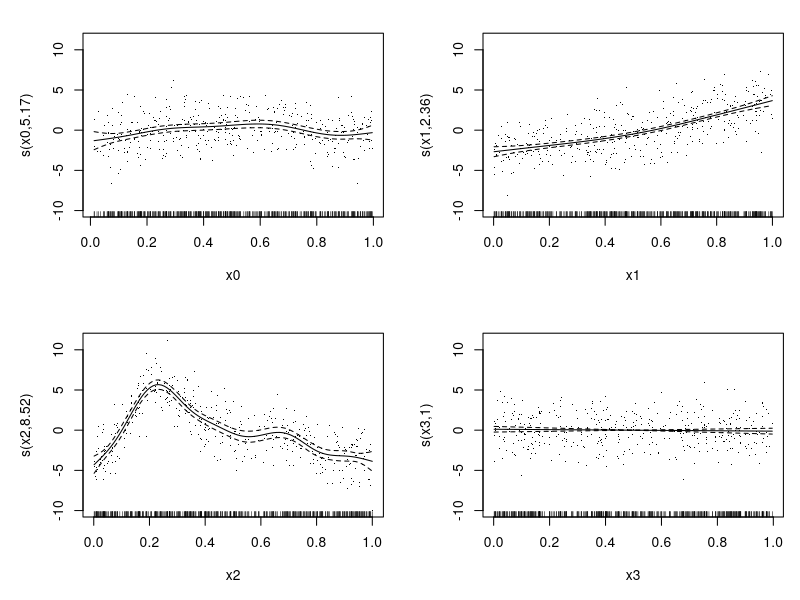
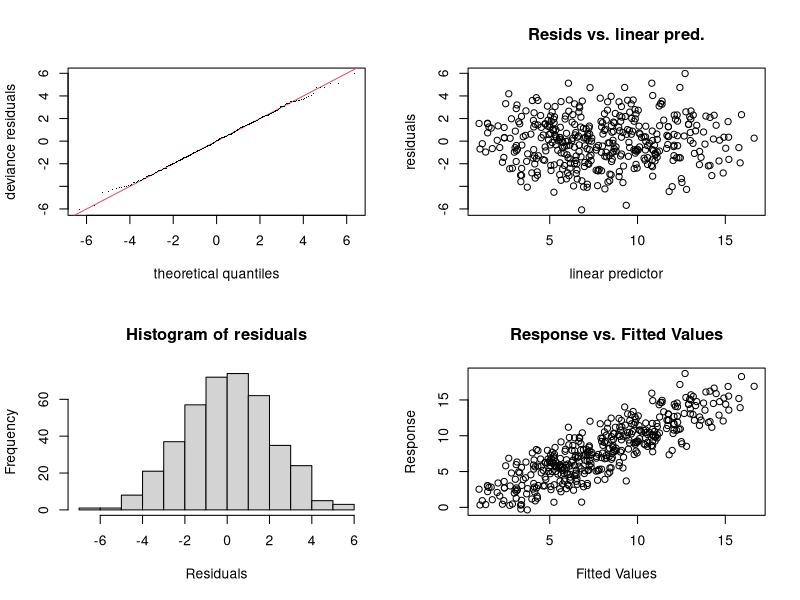
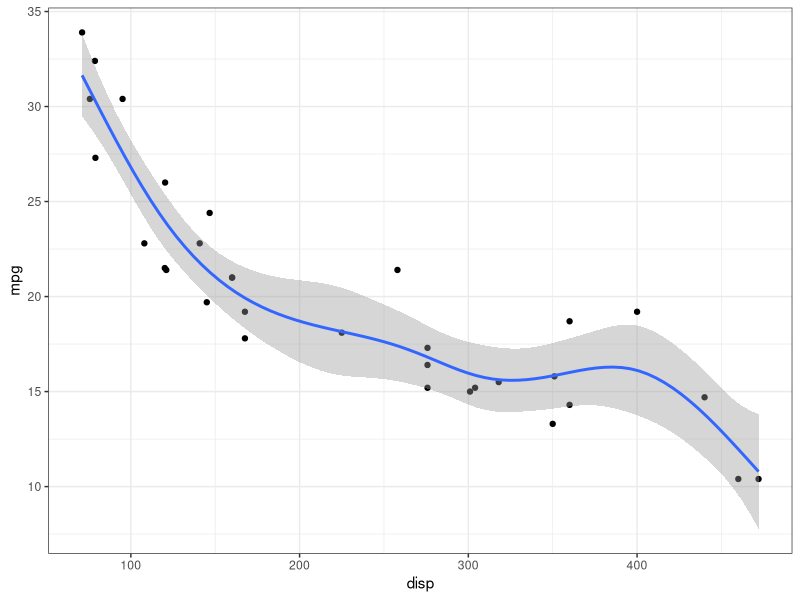
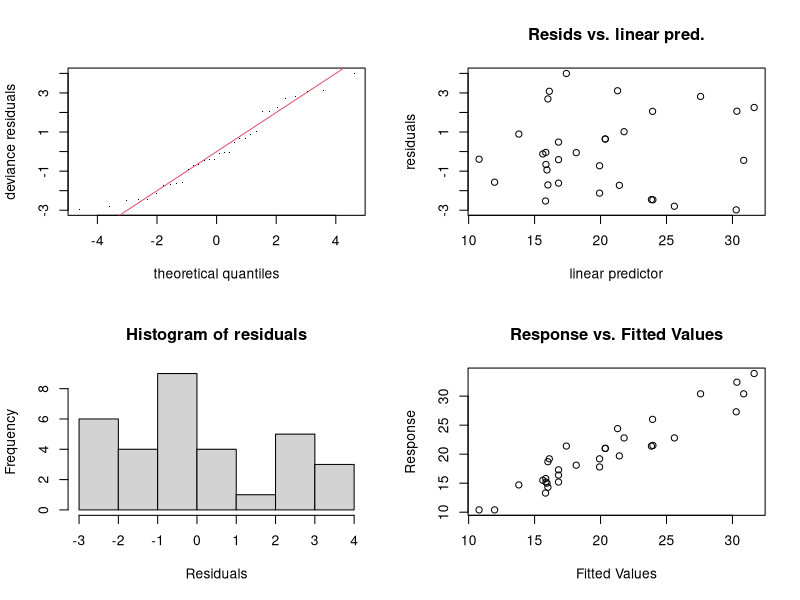
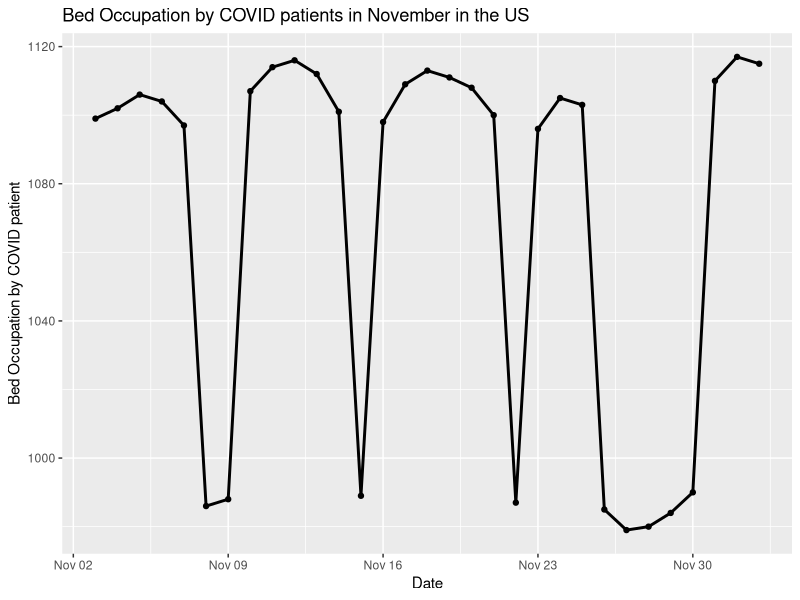
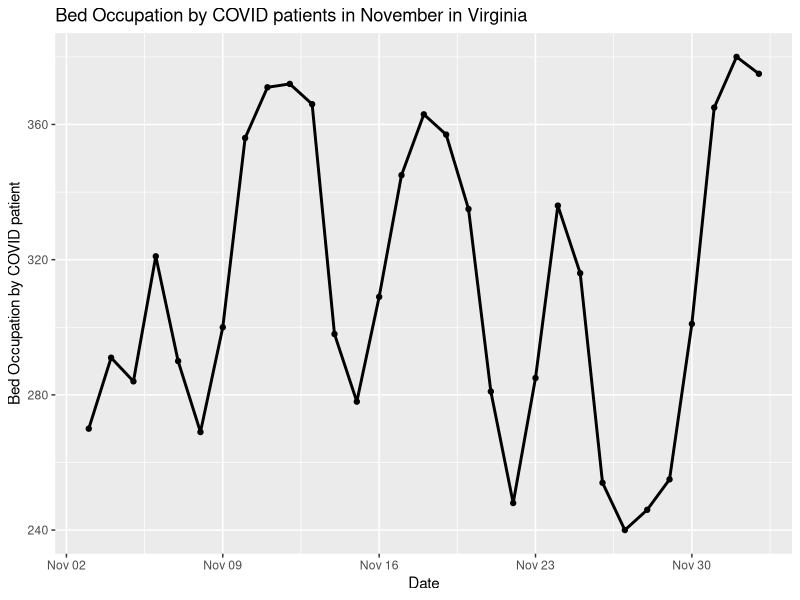
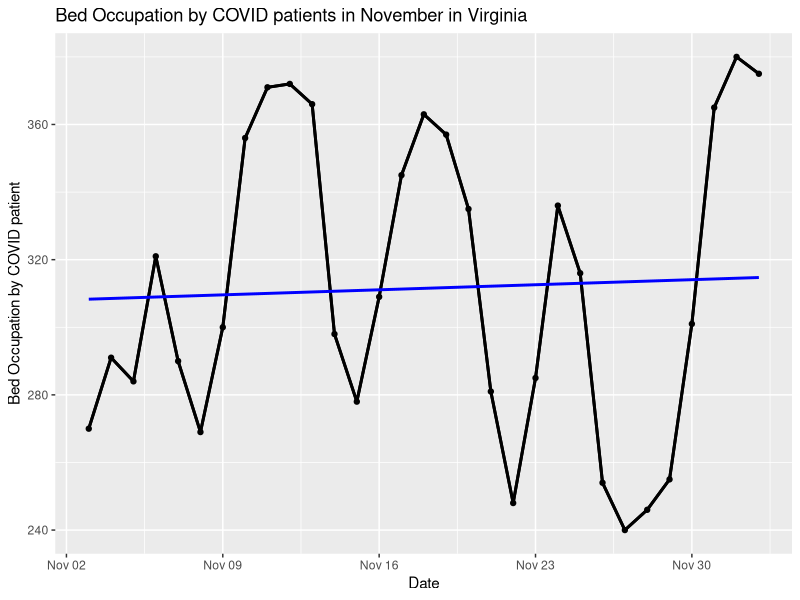
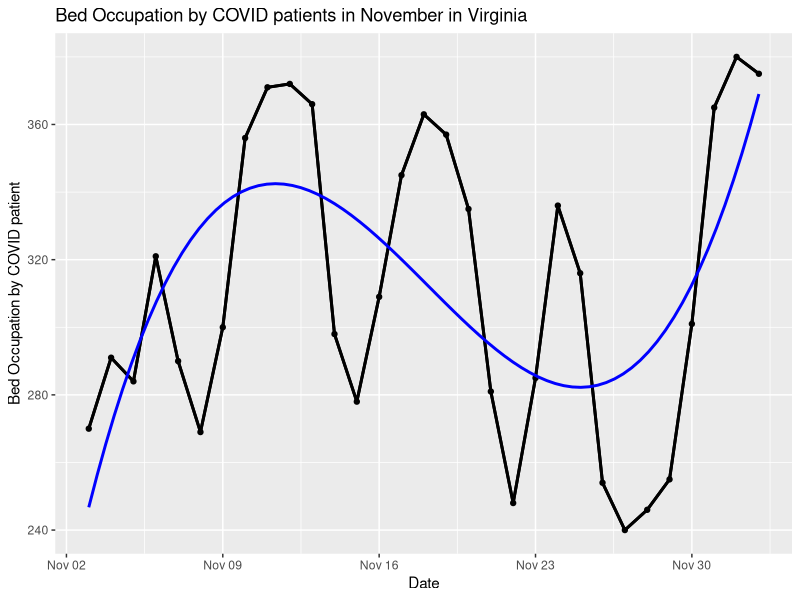

R code for these plots, in order:
## ---- chunk 1
knitr::opts_chunk$set(echo = TRUE, 
                      comment = NA, # Required
                      fig.path = "./figures/",  # Store all figures here in relative path (make the folder first)
                      fig.align = "center",
                      fig.width = 7,
                      fig.height = 7,
                      message = FALSE, # Turn off load messages
                      warning = FALSE # Turn off warnings
                      )
## ---- chunk 2
library(mgcv)
set.seed(0)
sim_data <- gamSim(1, n = 400, dist="normal", scale=2)
head(sim_data)
## ---- chunk 3
fit <- gam(y ~ s(x0) + s(x1) + s(x2) + s(x3), data = sim_data)
summary(fit)
## ---- chunk 4
plot(fit, pages=1, residuals=TRUE)
## ---- chunk 5
gam.check(fit)
## ---- chunk 6
data("mtcars")
mtcars_gam <- 
  gam(mpg ~ s(disp), data = mtcars, method = "REML")
summary(mtcars_gam)
## ---- chunk 7
library(ggplot2)
ggplot(data = mtcars, aes(x = disp, y = mpg)) +
  theme_bw() + geom_point() +
  geom_smooth(method = "gam", formula = y ~ s(x)) 
## ---- chunk 8
gam.check(mtcars_gam)
## ---- chunk 9

## ---- chunk 10
bedOcc <- read.csv("estimated_inpatient.csv", header = TRUE)
library(ggplot2)
library(tidyverse)

# Read dataset
bedOcc <- bedOcc %>% 
          select(state, collection_date, Inpatient.Beds.Occupied.Estimated, Total.Inpatient.Beds) %>% 
          drop_na()

# Convert from Character to Numeric and Date variable type
bedOcc$Inpatient.Beds.Occupied.Estimated <- as.factor(bedOcc$Inpatient.Beds.Occupied.Estimated)
bedOcc$Inpatient.Beds.Occupied.Estimated <- as.numeric(bedOcc$Inpatient.Beds.Occupied.Estimated)
bedOcc$Total.Inpatient.Beds <- as.factor(bedOcc$Total.Inpatient.Beds)
bedOcc$Total.Inpatient.Beds <- as.numeric(bedOcc$Total.Inpatient.Beds)
bedOcc$collection_date <- as.Date(bedOcc$collection_date)
## ---- chunk 11
# Bed Occupation for COVID-19 patients Country Wide
bedOccCW <- bedOcc %>% 
            filter(state == 'CW')
ggplot(data = bedOccCW, aes(x = collection_date, y = Inpatient.Beds.Occupied.Estimated)) + geom_point() +
  geom_line(color = "black", size = 1) + 
  labs(title = 'Bed Occupation by COVID patients in November in the US', x = "Date", y = "Bed Occupation by COVID patient")

## ---- chunk 12
bedOccVA <- bedOcc %>% 
            filter(state == 'VA')
p <- ggplot(data = bedOccVA, aes(x = collection_date, y = Inpatient.Beds.Occupied.Estimated)) + geom_point() +
  geom_line(color = "black", size = 1) + 
  labs(title = 'Bed Occupation by COVID patients in November in Virginia', x = "Date", y = "Bed Occupation by COVID patient")
p
## ---- chunk 13
# Linear Model Fit (uses formula = y~x)
p + geom_line(color = "black", size = 1) + geom_smooth(method = 'lm', se=FALSE, color = 'blue')

# Model Fit adjusting splines
p + geom_line(color = "black", size = 1) + geom_smooth(method = 'lm', formula = y~splines::bs(x,3), se=FALSE, color = 'blue')
## ---- chunk 14
# Loess Model Fit 
p + geom_line(color = "black", size = 1) + geom_smooth(method = 'loess', se=FALSE, color = 'blue')
## ---- chunk 15
# GAM Model Fit (formula = y ~ s(x, bs = "cs"))
p + geom_line(color = "black", size = 1) + geom_smooth(method = 'gam', se=FALSE, color = 'red')
